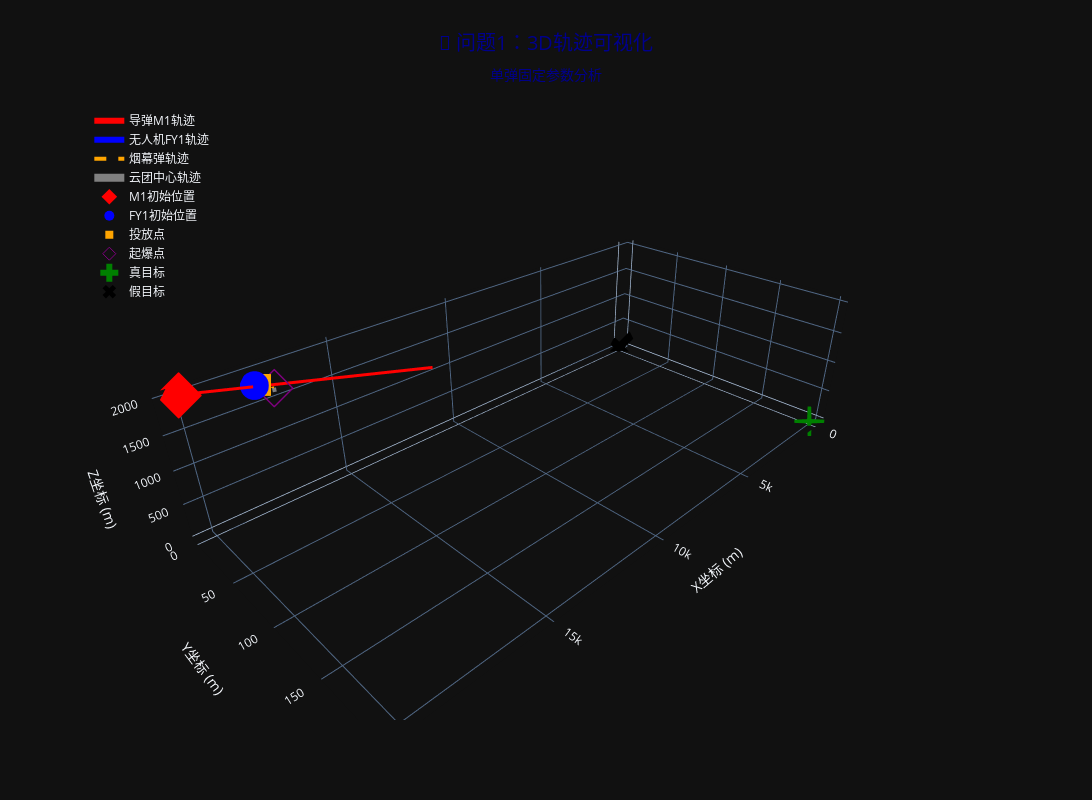

The notebook cell this image was saved under:
### Markdown cell above
## 5. 3D轨迹可视化

### Code cell
def create_3d_trajectory_plot(solver, hat_u_m, hat_u_u, S0, C0, result):
    """创建3D轨迹可视化"""
    
    fig = go.Figure()
    
    # 时间范围
    t_max = 30.0
    t_trajectory = np.linspace(0, t_max, 200)
    
    # 导弹轨迹
    missile_trajectory = np.array([solver.M0 + solver.v_m * hat_u_m * t for t in t_trajectory])
    fig.add_trace(go.Scatter3d(
        x=missile_trajectory[:, 0],
        y=missile_trajectory[:, 1],
        z=missile_trajectory[:, 2],
        mode='lines',
        line=dict(color='red', width=6),
        name='导弹M1轨迹',
        hovertemplate='<b>导弹M1</b><br>坐标: (%{x:.0f}, %{y:.0f}, %{z:.0f})<extra></extra>'
    ))
    
    # 无人机轨迹（到投放点）
    t_drone = np.linspace(0, solver.t_r, 50)
    drone_trajectory = np.array([solver.U0 + solver.v_u * hat_u_u * t for t in t_drone])
    fig.add_trace(go.Scatter3d(
        x=drone_trajectory[:, 0],
        y=drone_trajectory[:, 1],
        z=drone_trajectory[:, 2],
        mode='lines',
        line=dict(color='blue', width=6),
        name='无人机FY1轨迹',
        hovertemplate='<b>无人机FY1</b><br>坐标: (%{x:.0f}, %{y:.0f}, %{z:.0f})<extra></extra>'
    ))
    
    # 烟幕弹轨迹（投放到起爆）
    t_smoke = np.linspace(solver.t_r, solver.t_e, 50)
    smoke_trajectory = []
    for t in t_smoke:
        pos = S0 + solver.v_u * hat_u_u * (t - solver.t_r) + 0.5 * np.array([0, 0, -solver.g]) * (t - solver.t_r)**2
        smoke_trajectory.append(pos)
    smoke_trajectory = np.array(smoke_trajectory)
    
    fig.add_trace(go.Scatter3d(
        x=smoke_trajectory[:, 0],
        y=smoke_trajectory[:, 1],
        z=smoke_trajectory[:, 2],
        mode='lines',
        line=dict(color='orange', width=4, dash='dash'),
        name='烟幕弹轨迹',
        hovertemplate='<b>烟幕弹</b><br>坐标: (%{x:.0f}, %{y:.0f}, %{z:.0f})<extra></extra>'
    ))
    
    # 云团轨迹（起爆后下沉）
    t_cloud = np.linspace(solver.t_e, solver.t_e + solver.smoke_duration, 100)
    cloud_trajectory = np.array([C0 + np.array([0, 0, -solver.v_sink]) * (t - solver.t_e) for t in t_cloud])
    fig.add_trace(go.Scatter3d(
        x=cloud_trajectory[:, 0],
        y=cloud_trajectory[:, 1],
        z=cloud_trajectory[:, 2],
        mode='lines',
        line=dict(color='gray', width=8),
        name='云团中心轨迹',
        hovertemplate='<b>云团中心</b><br>坐标: (%{x:.0f}, %{y:.0f}, %{z:.0f})<extra></extra>'
    ))
    
    # 关键点标记
    # 初始位置
    fig.add_trace(go.Scatter3d(
        x=[solver.M0[0]], y=[solver.M0[1]], z=[solver.M0[2]],
        mode='markers',
        marker=dict(size=12, color='red', symbol='diamond'),
        name='M1初始位置',
        hovertemplate='<b>M1初始位置</b><br>坐标: (%{x:.0f}, %{y:.0f}, %{z:.0f})<extra></extra>'
    ))
    
    fig.add_trace(go.Scatter3d(
        x=[solver.U0[0]], y=[solver.U0[1]], z=[solver.U0[2]],
        mode='markers',
        marker=dict(size=10, color='blue', symbol='circle'),
        name='FY1初始位置',
        hovertemplate='<b>FY1初始位置</b><br>坐标: (%{x:.0f}, %{y:.0f}, %{z:.0f})<extra></extra>'
    ))
    
    # 投放点
    fig.add_trace(go.Scatter3d(
        x=[S0[0]], y=[S0[1]], z=[S0[2]],
        mode='markers',
        marker=dict(size=8, color='orange', symbol='square'),
        name='投放点',
        hovertemplate='<b>投放点</b><br>坐标: (%{x:.0f}, %{y:.0f}, %{z:.0f})<extra></extra>'
    ))
    
    # 起爆点
    fig.add_trace(go.Scatter3d(
        x=[C0[0]], y=[C0[1]], z=[C0[2]],
        mode='markers',
        marker=dict(size=10, color='purple', symbol='diamond-open'),
        name='起爆点',
        hovertemplate='<b>起爆点</b><br>坐标: (%{x:.0f}, %{y:.0f}, %{z:.0f})<extra></extra>'
    ))
    
    # 真目标
    fig.add_trace(go.Scatter3d(
        x=[solver.T[0]], y=[solver.T[1]], z=[solver.T[2]],
        mode='markers',
        marker=dict(size=15, color='green', symbol='cross'),
        name='真目标',
        hovertemplate='<b>真目标</b><br>坐标: (%{x:.0f}, %{y:.0f}, %{z:.0f})<extra></extra>'
    ))
    
    # 假目标（原点）
    fig.add_trace(go.Scatter3d(
        x=[0], y=[0], z=[0],
        mode='markers',
        marker=dict(size=12, color='black', symbol='x'),
        name='假目标',
        hovertemplate='<b>假目标</b><br>坐标: (0, 0, 0)<extra></extra>'
    ))
    
    # 设置布局
    fig.update_layout(
        title=dict(
            text='🚀 问题1：3D轨迹可视化<br><sub>单弹固定参数分析</sub>',
            x=0.5,
            font=dict(size=20, color='darkblue')
        ),
        scene=dict(
            xaxis_title='X坐标 (m)',
            yaxis_title='Y坐标 (m)',
            zaxis_title='Z坐标 (m)',
            camera=dict(
                eye=dict(x=1.5, y=1.5, z=1.2)
            ),
            aspectmode='manual',
            aspectratio=dict(x=2, y=1, z=0.5)
        ),
        width=1200,
        height=800,
        showlegend=True,
        legend=dict(
            yanchor="top",
            y=0.99,
            xanchor="left",
            x=0.01
        )
    )
    
    return fig

# 创建3D轨迹图
fig_3d = create_3d_trajectory_plot(solver, hat_u_m, hat_u_u, S0, C0, result)
fig_3d.show()

# 保存图像
fig_3d.write_html(f"{output_dir}/01_3d_trajectory.html")
# fig_3d.write_image(f"{output_dir}/01_3d_trajectory.svg")
print(f"💾 3D轨迹图已保存到 {output_dir}/01_3d_trajectory.html")

### Figure 1 — Plotly figure (JSON) as saved in the notebook; plotly's stock layout.template omitted (floating-point values rounded to 4 significant figures; data arrays with more than 128 entries replaced by an {"elided": "..."} marker saying what was removed)
{"data": [{"hovertemplate": "<b>导弹M1</b><br>坐标: (%{x:.0f}, %{y:.0f}, %{z:.0f})<extra></extra>", "line": {"color": "red", "width": 6}, "mode": "lines", "name": "导弹M1轨迹", "x": {"elided": "200 float values"}, "y": {"elided": "200 float values"}, "z": {"elided": "200 float values"}, "type": "scatter3d"}, {"hovertemplate": "<b>无人机FY1</b><br>坐标: (%{x:.0f}, %{y:.0f}, %{z:.0f})<extra></extra>", "line": {"color": "blue", "width": 6}, "mode": "lines", "name": "无人机FY1轨迹", "x": [17800.0, 17800.0, 17790.0, 17790.0, 17790.0, 17780.0, 17780.0, 17770.0, 17770.0, 17770.0, 17760.0, 17760.0, 17760.0, 17750.0, 17750.0, 17750.0, 17740.0, 17740.0, 17730.0, 17730.0, 17730.0, 17720.0, 17720.0, 17720.0, 17710.0, 17710.0, 17700.0, 17700.0, 17700.0, 17690.0, 17690.0, 17690.0, 17680.0, 17680.0, 17680.0, 17670.0, 17670.0, 17660.0, 17660.0, 17660.0, 17650.0, 17650.0, 17650.0, 17640.0, 17640.0, 17640.0, 17630.0, 17630.0, 17620.0, 17620.0], "y": [0.0, 0.0, 0.0, 0.0, 0.0, 0.0, 0.0, 0.0, 0.0, 0.0, 0.0, 0.0, 0.0, 0.0, 0.0, 0.0, 0.0, 0.0, 0.0, 0.0, 0.0, 0.0, 0.0, 0.0, 0.0, 0.0, 0.0, 0.0, 0.0, 0.0, 0.0, 0.0, 0.0, 0.0, 0.0, 0.0, 0.0, 0.0, 0.0, 0.0, 0.0, 0.0, 0.0, 0.0, 0.0, 0.0, 0.0, 0.0, 0.0, 0.0], "z": [1800.0, 1800.0, 1799.0, 1799.0, 1799.0, 1798.0, 1798.0, 1797.0, 1797.0, 1797.0, 1796.0, 1796.0, 1796.0, 1795.0, 1795.0, 1794.0, 1794.0, 1794.0, 1793.0, 1793.0, 1793.0, 1792.0, 1792.0, 1791.0, 1791.0, 1791.0, 1790.0, 1790.0, 1790.0, 1789.0, 1789.0, 1789.0, 1788.0, 1788.0, 1787.0, 1787.0, 1787.0, 1786.0, 1786.0, 1786.0, 1785.0, 1785.0, 1784.0, 1784.0, 1784.0, 1783.0, 1783.0, 1783.0, 1782.0, 1782.0], "type": "scatter3d"}, {"hovertemplate": "<b>烟幕弹</b><br>坐标: (%{x:.0f}, %{y:.0f}, %{z:.0f})<extra></extra>", "line": {"color": "orange", "dash": "dash", "width": 4}, "mode": "lines", "name": "烟幕弹轨迹", "x": [17620.0, 17610.0, 17600.0, 17590.0, 17590.0, 17580.0, 17570.0, 17560.0, 17550.0, 17540.0, 17530.0, 17520.0, 17520.0, 17510.0, 17500.0, 17490.0, 17480.0, 17470.0, 17460.0, 17450.0, 17450.0, 17440.0, 17430.0, 17420.0, 17410.0, 17400.0, 17390.0, 17380.0, 17380.0, 17370.0, 17360.0, 17350.0, 17340.0, 17330.0, 17320.0, 17310.0, 17310.0, 17300.0, 17290.0, 17280.0, 17270.0, 17260.0, 17250.0, 17240.0, 17230.0, 17230.0, 17220.0, 17210.0, 17200.0, 17190.0], "y": [0.0, 0.0, 0.0, 0.0, 0.0, 0.0, 0.0, 0.0, 0.0, 0.0, 0.0, 0.0, 0.0, 0.0, 0.0, 0.0, 0.0, 0.0, 0.0, 0.0, 0.0, 0.0, 0.0, 0.0, 0.0, 0.0, 0.0, 0.0, 0.0, 0.0, 0.0, 0.0, 0.0, 0.0, 0.0, 0.0, 0.0, 0.0, 0.0, 0.0, 0.0, 0.0, 0.0, 0.0, 0.0, 0.0, 0.0, 0.0, 0.0, 0.0], "z": [1782.0, 1781.0, 1780.0, 1779.0, 1778.0, 1777.0, 1776.0, 1774.0, 1773.0, 1772.0, 1770.0, 1769.0, 1767.0, 1766.0, 1764.0, 1763.0, 1761.0, 1759.0, 1757.0, 1755.0, 1754.0, 1752.0, 1750.0, 1747.0, 1745.0, 1743.0, 1741.0, 1739.0, 1736.0, 1734.0, 1731.0, 1729.0, 1726.0, 1724.0, 1721.0, 1718.0, 1716.0, 1713.0, 1710.0, 1707.0, 1704.0, 1701.0, 1698.0, 1695.0, 1692.0, 1688.0, 1685.0, 1682.0, 1678.0, 1675.0], "type": "scatter3d"}, {"hovertemplate": "<b>云团中心</b><br>坐标: (%{x:.0f}, %{y:.0f}, %{z:.0f})<extra></extra>", "line": {"color": "gray", "width": 8}, "mode": "lines", "name": "云团中心轨迹", "x": [17190.0, 17190.0, 17190.0, 17190.0, 17190.0, 17190.0, 17190.0, 17190.0, 17190.0, 17190.0, 17190.0, 17190.0, 17190.0, 17190.0, 17190.0, 17190.0, 17190.0, 17190.0, 17190.0, 17190.0, 17190.0, 17190.0, 17190.0, 17190.0, 17190.0, 17190.0, 17190.0, 17190.0, 17190.0, 17190.0, 17190.0, 17190.0, 17190.0, 17190.0, 17190.0, 17190.0, 17190.0, 17190.0, 17190.0, 17190.0, 17190.0, 17190.0, 17190.0, 17190.0, 17190.0, 17190.0, 17190.0, 17190.0, 17190.0, 17190.0, 17190.0, 17190.0, 17190.0, 17190.0, 17190.0, 17190.0, 17190.0, 17190.0, 17190.0, 17190.0, 17190.0, 17190.0, 17190.0, 17190.0, 17190.0, 17190.0, 17190.0, 17190.0, 17190.0, 17190.0, 17190.0, 17190.0, 17190.0, 17190.0, 17190.0, 17190.0, 17190.0, 17190.0, 17190.0, 17190.0, 17190.0, 17190.0, 17190.0, 17190.0, 17190.0, 17190.0, 17190.0, 17190.0, 17190.0, 17190.0, 17190.0, 17190.0, 17190.0, 17190.0, 17190.0, 17190.0, 17190.0, 17190.0, 17190.0, 17190.0], "y": [0.0, 0.0, 0.0, 0.0, 0.0, 0.0, 0.0, 0.0, 0.0, 0.0, 0.0, 0.0, 0.0, 0.0, 0.0, 0.0, 0.0, 0.0, 0.0, 0.0, 0.0, 0.0, 0.0, 0.0, 0.0, 0.0, 0.0, 0.0, 0.0, 0.0, 0.0, 0.0, 0.0, 0.0, 0.0, 0.0, 0.0, 0.0, 0.0, 0.0, 0.0, 0.0, 0.0, 0.0, 0.0, 0.0, 0.0, 0.0, 0.0, 0.0, 0.0, 0.0, 0.0, 0.0, 0.0, 0.0, 0.0, 0.0, 0.0, 0.0, 0.0, 0.0, 0.0, 0.0, 0.0, 0.0, 0.0, 0.0, 0.0, 0.0, 0.0, 0.0, 0.0, 0.0, 0.0, 0.0, 0.0, 0.0, 0.0, 0.0, 0.0, 0.0, 0.0, 0.0, 0.0, 0.0, 0.0, 0.0, 0.0, 0.0, 0.0, 0.0, 0.0, 0.0, 0.0, 0.0, 0.0, 0.0, 0.0, 0.0], "z": [1675.0, 1674.0, 1674.0, 1673.0, 1672.0, 1672.0, 1671.0, 1671.0, 1670.0, 1669.0, 1669.0, 1668.0, 1668.0, 1667.0, 1666.0, 1666.0, 1665.0, 1665.0, 1664.0, 1663.0, 1663.0, 1662.0, 1662.0, 1661.0, 1660.0, 1660.0, 1659.0, 1659.0, 1658.0, 1657.0, 1657.0, 1656.0, 1656.0, 1655.0, 1654.0, 1654.0, 1653.0, 1652.0, 1652.0, 1651.0, 1651.0, 1650.0, 1649.0, 1649.0, 1648.0, 1648.0, 1647.0, 1646.0, 1646.0, 1645.0, 1645.0, 1644.0, 1643.0, 1643.0, 1642.0, 1642.0, 1641.0, 1640.0, 1640.0, 1639.0, 1639.0, 1638.0, 1637.0, 1637.0, 1636.0, 1636.0, 1635.0, 1634.0, 1634.0, 1633.0, 1632.0, 1632.0, 1631.0, 1631.0, 1630.0, 1629.0, 1629.0, 1628.0, 1628.0, 1627.0, 1626.0, 1626.0, 1625.0, 1625.0, 1624.0, 1623.0, 1623.0, 1622.0, 1622.0, 1621.0, 1620.0, 1620.0, 1619.0, 1619.0, 1618.0, 1617.0, 1617.0, 1616.0, 1616.0, 1615.0], "type": "scatter3d"}, {"hovertemplate": "<b>M1初始位置</b><br>坐标: (%{x:.0f}, %{y:.0f}, %{z:.0f})<extra></extra>", "marker": {"color": "red", "size": 12, "symbol": "diamond"}, "mode": "markers", "name": "M1初始位置", "x": [20000.0], "y": [0.0], "z": [2000.0], "type": "scatter3d"}, {"hovertemplate": "<b>FY1初始位置</b><br>坐标: (%{x:.0f}, %{y:.0f}, %{z:.0f})<extra></extra>", "marker": {"color": "blue", "size": 10, "symbol": "circle"}, "mode": "markers", "name": "FY1初始位置", "x": [17800.0], "y": [0.0], "z": [1800.0], "type": "scatter3d"}, {"hovertemplate": "<b>投放点</b><br>坐标: (%{x:.0f}, %{y:.0f}, %{z:.0f})<extra></extra>", "marker": {"color": "orange", "size": 8, "symbol": "square"}, "mode": "markers", "name": "投放点", "x": [17620.0], "y": [0.0], "z": [1782.0], "type": "scatter3d"}, {"hovertemplate": "<b>起爆点</b><br>坐标: (%{x:.0f}, %{y:.0f}, %{z:.0f})<extra></extra>", "marker": {"color": "purple", "size": 10, "symbol": "diamond-open"}, "mode": "markers", "name": "起爆点", "x": [17190.0], "y": [0.0], "z": [1675.0], "type": "scatter3d"}, {"hovertemplate": "<b>真目标</b><br>坐标: (%{x:.0f}, %{y:.0f}, %{z:.0f})<extra></extra>", "marker": {"color": "green", "size": 15, "symbol": "cross"}, "mode": "markers", "name": "真目标", "x": [0.0], "y": [200.0], "z": [0.0], "type": "scatter3d"}, {"hovertemplate": "<b>假目标</b><br>坐标: (0, 0, 0)<extra></extra>", "marker": {"color": "black", "size": 12, "symbol": "x"}, "mode": "markers", "name": "假目标", "x": [0], "y": [0], "z": [0], "type": "scatter3d"}], "layout": {"title": {"font": {"size": 20, "color": "darkblue"}, "text": "🚀 问题1：3D轨迹可视化<br><sub>单弹固定参数分析</sub>", "x": 0.5}, "scene": {"camera": {"eye": {"x": 1.5, "y": 1.5, "z": 1.2}}, "aspectratio": {"x": 2, "y": 1, "z": 0.5}, "xaxis": {"title": {"text": "X坐标 (m)"}}, "yaxis": {"title": {"text": "Y坐标 (m)"}}, "zaxis": {"title": {"text": "Z坐标 (m)"}}, "aspectmode": "manual"}, "legend": {"yanchor": "top", "y": 0.99, "xanchor": "left", "x": 0.01}, "width": 1200, "height": 800, "showlegend": true}}
